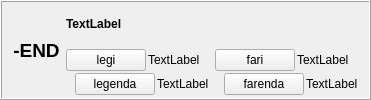
        <widget class="QFrame" name="frame_25">
         <property name="frameShape">
          <enum>QFrame::Box</enum>
         </property>
         <property name="frameShadow">
          <enum>QFrame::Raised</enum>
         </property>
         <layout class="QHBoxLayout" name="horizontalLayout_23">
          <property name="topMargin">
           <number>3</number>
          </property>
          <property name="bottomMargin">
           <number>3</number>
          </property>
          <item>
           <widget class="QLabel" name="label_338">
            <property name="sizePolicy">
             <sizepolicy hsizetype="Maximum" vsizetype="Preferred">
              <horstretch>0</horstretch>
              <verstretch>0</verstretch>
             </sizepolicy>
            </property>
            <property name="styleSheet">
             <string notr="true">font-size: 14pt;
font-weight: bold;</string>
            </property>
            <property name="text">
             <string>-END</string>
            </property>
            <property name="alignment">
             <set>Qt::AlignCenter</set>
            </property>
           </widget>
          </item>
          <item>
           <layout class="QVBoxLayout" name="verticalLayout_369">
            <item>
             <widget class="QLabel" name="Lec08_Label653">
              <property name="styleSheet">
               <string notr="true">font-weight: bold;</string>
              </property>
              <property name="text">
               <string>TextLabel</string>
              </property>
              <property name="wordWrap">
               <bool>true</bool>
              </property>
             </widget>
            </item>
            <item>
             <layout class="QHBoxLayout" name="horizontalLayout_604">
              <item>
               <layout class="QVBoxLayout" name="verticalLayout_370">
                <property name="spacing">
                 <number>2</number>
                </property>
                <item>
                 <layout class="QHBoxLayout" name="horizontalLayout_605">
                  <item>
                   <widget class="neklakebla" name="Lec08_Button629">
                    <property name="sizePolicy">
                     <sizepolicy hsizetype="Maximum" vsizetype="Fixed">
                      <horstretch>0</horstretch>
                      <verstretch>0</verstretch>
                     </sizepolicy>
                    </property>
                    <property name="text">
                     <string>legi</string>
                    </property>
                   </widget>
                  </item>
                  <item>
                   <widget class="QLabel" name="Lec08_Label654">
                    <property name="text">
                     <string>TextLabel</string>
                    </property>
                    <property name="wordWrap">
                     <bool>true</bool>
                    </property>
                   </widget>
                  </item>
                 </layout>
                </item>
                <item>
                 <layout class="QHBoxLayout" name="horizontalLayout_606">
                  <item>
                   <widget class="label_sago_reversa" name="label_408">
                    <property name="sizePolicy">
                     <sizepolicy hsizetype="Maximum" vsizetype="Preferred">
                      <horstretch>0</horstretch>
                      <verstretch>0</verstretch>
                     </sizepolicy>
                    </property>
                    <property name="text">
                     <string/>
                    </property>
                    <property name="pixmap">
                     <pixmap resource="ikonoj.qrc">:/ikonoj/sago_revena.png</pixmap>
                    </property>
                   </widget>
                  </item>
                  <item>
                   <widget class="neklakebla" name="Lec08_Button630">
                    <property name="sizePolicy">
                     <sizepolicy hsizetype="Maximum" vsizetype="Fixed">
                      <horstretch>0</horstretch>
                      <verstretch>0</verstretch>
                     </sizepolicy>
                    </property>
                    <property name="text">
                     <string>legenda</string>
                    </property>
                   </widget>
                  </item>
                  <item>
                   <widget class="QLabel" name="Lec08_Label655">
                    <property name="text">
                     <string>TextLabel</string>
                    </property>
                    <property name="wordWrap">
                     <bool>true</bool>
                    </property>
                   </widget>
                  </item>
                 </layout>
                </item>
               </layout>
              </item>
              <item>
               <layout class="QVBoxLayout" name="verticalLayout_371">
                <property name="spacing">
                 <number>2</number>
                </property>
                <item>
                 <layout class="QHBoxLayout" name="horizontalLayout_607">
                  <item>
                   <widget class="neklakebla" name="Lec08_Button52">
                    <property name="sizePolicy">
                     <sizepolicy hsizetype="Maximum" vsizetype="Fixed">
                      <horstretch>0</horstretch>
                      <verstretch>0</verstretch>
                     </sizepolicy>
                    </property>
                    <property name="text">
                     <string>fari</string>
                    </property>
                   </widget>
                  </item>
                  <item>
                   <widget class="QLabel" name="Lec08_Label61">
                    <property name="text">
                     <string>TextLabel</string>
                    </property>
                    <property name="wordWrap">
                     <bool>true</bool>
                    </property>
                   </widget>
                  </item>
                 </layout>
                </item>
                <item>
                 <layout class="QHBoxLayout" name="horizontalLayout_608">
                  <item>
                   <widget class="label_sago_reversa" name="label_409">
                    <property name="sizePolicy">
                     <sizepolicy hsizetype="Maximum" vsizetype="Preferred">
                      <horstretch>0</horstretch>
                      <verstretch>0</verstretch>
                     </sizepolicy>
                    </property>
                    <property name="text">
                     <string/>
                    </property>
                    <property name="pixmap">
                     <pixmap resource="ikonoj.qrc">:/ikonoj/sago_revena.png</pixmap>
                    </property>
                   </widget>
                  </item>
                  <item>
                   <widget class="neklakebla" name="Lec08_Button53">
                    <property name="sizePolicy">
                     <sizepolicy hsizetype="Maximum" vsizetype="Fixed">
                      <horstretch>0</horstretch>
                      <verstretch>0</verstretch>
                     </sizepolicy>
                    </property>
                    <property name="text">
                     <string>farenda</string>
                    </property>
                   </widget>
                  </item>
                  <item>
                   <widget class="QLabel" name="Lec08_Label62">
                    <property name="text">
                     <string>TextLabel</string>
                    </property>
                    <property name="wordWrap">
                     <bool>true</bool>
                    </property>
                   </widget>
                  </item>
                 </layout>
                </item>
               </layout>
              </item>
             </layout>
            </item>
           </layout>
          </item>
         </layout>
        </widget>
